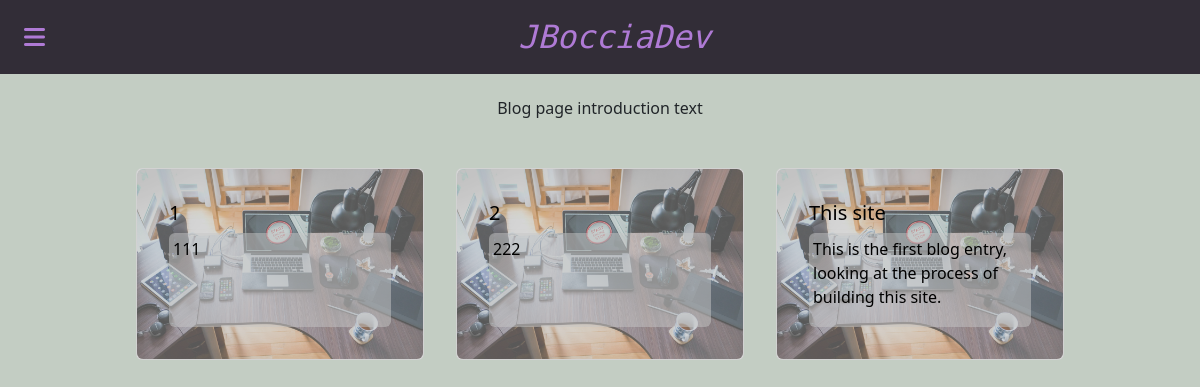
Screenshot of /blog/ with the database file from the repository.
### blog/models.py (models this page shows)
class Article(models.Model):
    title = models.CharField(max_length=100)
    excerpt = models.CharField(max_length=300)
    content = CKEditor5Field('Content', config_name='extends')

### blog/views.py (the view)
# urls.py: path('', views.blog, name="blog"),
def blog(request):
    articles = Article.objects.all()
    context = {
        "articles": articles
    }
    return render(request, 'blog/index.html', context)

### blog/templates/blog/index.html (shortened to what this page needs)
{% extends 'base.html' %}
{% load static %}
{% block content %}
  <div class="container-fluid mt-5 ">
    <div class="row">
      <div class="col-8 offset-2 text-center">Blog page introduction text</div>
    </div>
    <div
      class="col-10 offset-1 mt-5 d-flex flex-wrap justify-content-around space-around"
    >
      {% for article in articles %}
        <div class="card rounded" style="width: 18rem;">
          <a href="{% url 'blog' %}{{ article.id }}">
            <img
              src="{% static 'images/pexels-pixabay-356056.jpg' %}"
              class="card-img-top rounded"
              alt="..."
            />
            <div class="card-img-overlay">
              <div class="card-body h-100">
                <h5 class="card-title">{{ article.title }}</h5>
                <p class="card-text rounded p-1 h-75">{{ article.excerpt }}</p>
              </div>
            </div>
          </a>
        </div>
        {% empty %} No articles found
      {% endfor %}
    </div>
  </div>
{% endblock %}

### static/css/base.css (style rules this page uses)
:root { --fa-primary-color: rgb(175, 122, 213); --fa-secondary-color: rgb(0, 200, 0); --bs-dark-rgb: 50, 45, 55; }
body { background-color: rgb(195, 205, 195); }
.card * { text-decoration: none; color: #000; }
.card-text { background-color: rgba(200, 200, 200, 0.5); }
.card-img-overlay { background-color: rgba(175, 175, 175, 0.5); }

### rows the page displays
Article: title "1", excerpt "111"
Article: title "2", excerpt "222"
Article: title "This site", excerpt "This is the first blog entry, looking at the process of building this site."
